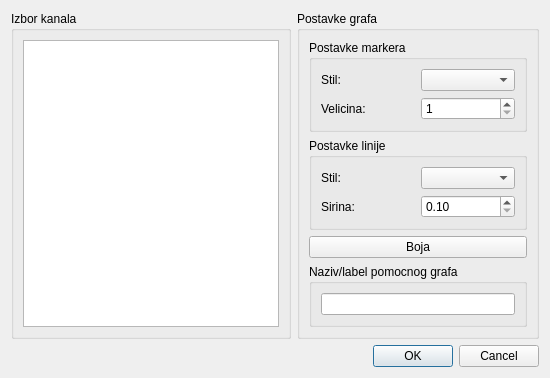
<?xml version="1.0" encoding="UTF-8"?>
<ui version="4.0">
 <class>DialogPomocnih</class>
 <widget class="QDialog" name="DialogPomocnih">
  <property name="geometry">
   <rect>
    <x>0</x>
    <y>0</y>
    <width>550</width>
    <height>364</height>
   </rect>
  </property>
  <property name="windowTitle">
   <string>Dialog</string>
  </property>
  <layout class="QGridLayout" name="gridLayout">
   <item row="0" column="0">
    <widget class="QGroupBox" name="groupBox">
     <property name="title">
      <string>Izbor kanala</string>
     </property>
     <layout class="QVBoxLayout" name="verticalLayout_2">
      <item>
       <widget class="QTreeView" name="treeView"/>
      </item>
     </layout>
    </widget>
   </item>
   <item row="0" column="1">
    <widget class="QGroupBox" name="groupBox_4">
     <property name="title">
      <string>Postavke grafa</string>
     </property>
     <layout class="QGridLayout" name="gridLayout_4">
      <item row="4" column="0">
       <widget class="QGroupBox" name="groupBox_5">
        <property name="title">
         <string>Naziv/label pomocnog grafa</string>
        </property>
        <layout class="QHBoxLayout" name="horizontalLayout">
         <item>
          <widget class="QLineEdit" name="lineEditLabel"/>
         </item>
        </layout>
       </widget>
      </item>
      <item row="3" column="0">
       <widget class="QPushButton" name="bojaButton">
        <property name="text">
         <string>Boja</string>
        </property>
       </widget>
      </item>
      <item row="1" column="0">
       <widget class="QGroupBox" name="groupBox_2">
        <property name="title">
         <string>Postavke linije</string>
        </property>
        <layout class="QGridLayout" name="gridLayout_3">
         <item row="0" column="0">
          <widget class="QLabel" name="label_6">
           <property name="text">
            <string>Stil:</string>
           </property>
          </widget>
         </item>
         <item row="1" column="0">
          <widget class="QLabel" name="label_7">
           <property name="text">
            <string>Sirina:</string>
           </property>
          </widget>
         </item>
         <item row="0" column="1">
          <widget class="QComboBox" name="comboLineStil"/>
         </item>
         <item row="1" column="1">
          <widget class="QDoubleSpinBox" name="doubleSpinLine">
           <property name="minimum">
            <double>0.100000000000000</double>
           </property>
           <property name="singleStep">
            <double>0.100000000000000</double>
           </property>
          </widget>
         </item>
        </layout>
       </widget>
      </item>
      <item row="0" column="0">
       <widget class="QGroupBox" name="groupBox_3">
        <property name="title">
         <string>Postavke markera</string>
        </property>
        <layout class="QGridLayout" name="gridLayout_2">
         <item row="1" column="0">
          <widget class="QLabel" name="label_5">
           <property name="text">
            <string>Velicina:</string>
           </property>
          </widget>
         </item>
         <item row="0" column="0">
          <widget class="QLabel" name="label_4">
           <property name="text">
            <string>Stil:</string>
           </property>
          </widget>
         </item>
         <item row="0" column="1">
          <widget class="QComboBox" name="comboMarkerStil"/>
         </item>
         <item row="1" column="1">
          <widget class="QSpinBox" name="spinMarker">
           <property name="minimum">
            <number>1</number>
           </property>
          </widget>
         </item>
        </layout>
       </widget>
      </item>
     </layout>
    </widget>
   </item>
   <item row="1" column="1">
    <widget class="QDialogButtonBox" name="buttonBox">
     <property name="orientation">
      <enum>Qt::Horizontal</enum>
     </property>
     <property name="standardButtons">
      <set>QDialogButtonBox::Cancel|QDialogButtonBox::Ok</set>
     </property>
    </widget>
   </item>
  </layout>
 </widget>
 <resources/>
 <connections>
  <connection>
   <sender>buttonBox</sender>
   <signal>accepted()</signal>
   <receiver>DialogPomocnih</receiver>
   <slot>accept()</slot>
   <hints>
    <hint type="sourcelabel">
     <x>248</x>
     <y>254</y>
    </hint>
    <hint type="destinationlabel">
     <x>157</x>
     <y>274</y>
    </hint>
   </hints>
  </connection>
  <connection>
   <sender>buttonBox</sender>
   <signal>rejected()</signal>
   <receiver>DialogPomocnih</receiver>
   <slot>reject()</slot>
   <hints>
    <hint type="sourcelabel">
     <x>316</x>
     <y>260</y>
    </hint>
    <hint type="destinationlabel">
     <x>286</x>
     <y>274</y>
    </hint>
   </hints>
  </connection>
 </connections>
</ui>
